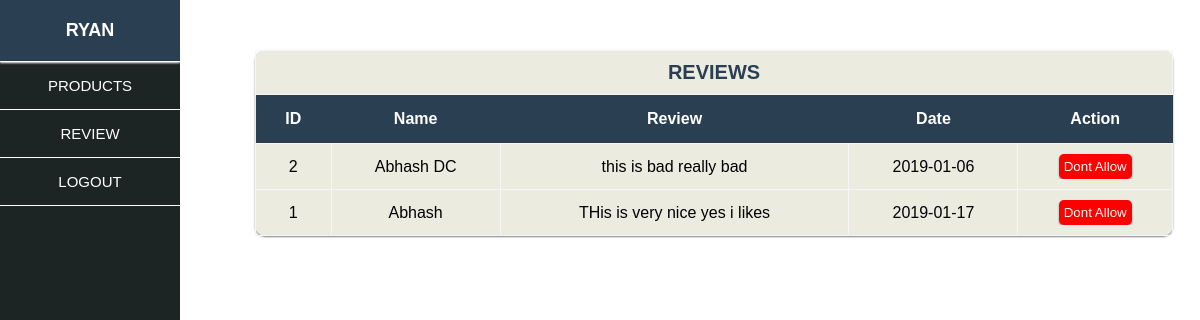
The page /admin/review.php (signed in) on the database its author committed.
### tables this page shows
CREATE TABLE `review` (
  `id` int(11) NOT NULL,
  `product_id` int(11) NOT NULL,
  `user_name` varchar(250) NOT NULL,
  `user_id` int(250) NOT NULL,
  `review` text NOT NULL,
  `date` date NOT NULL,
  `status` int(11) NOT NULL
);

### class/DbConfig.php (called while the page is built, shortened)
<?php
Class dbConnect
{
    public function dbConnection()
    {
         $this->db=new mysqli(DB_SERVER,DB_USERNAME,DB_PASSWORD,DB_DATABASE);
    }
}
?>

### admin/class/ClassAdminReview.php (called while the page is built, shortened)
<?php
include_once('../class/DbConfig.php');
class adminReview extends dbConnect
{
    public function showReview()
    {
        $getArray=array();
        $sql="SELECT * FROM review ORDER BY `date` ASC";
        $result=mysqli_query($this->db,$sql);
        while($var=mysqli_fetch_array($result))
        {
            $getArray[]=$var;
        }
        return $getArray;
    }
}

### admin/review.php (the view, shortened to what this page needs)
<?php include_once('include/_header.php'); ?>
<div class="grid-10">
  <?php include('include/_sidebar.php')?>
<div class="grid-85 main-content " style=" height:auto;margin-left:205px;">
  <table class="grid-9 bg-grey text-center table-radius product-table" style="padding:20px;">
    <tr>
      <td colspan="5"><p class="title">Reviews</p></td>
    </tr>
      <tr class="table-title">
          <th>
              ID
          </th>
          <th>
             Name
          </th>
          <th>
              Review
          </th>
          <th>
              Date
          </th>
          <th rowspan="1">
              Action
          </th>
      </tr>
      <?php
      $review=$rev->showReview();
      foreach($review as $reviews)
      {
      ?>
      <tr>
          <td>
              <?php echo $reviews['id']; ?>
          </td>
          <td>
             <?php echo $reviews['user_name']; ?>
          </td>
          <td>
              <?php echo $reviews['review']; ?>
          </td>
          <td>
              <?php echo $reviews['date']; ?>
          </td>
          <td rowspan="1">
              <form method="post" action="">
                  <?php if (($reviews['status'])==0){ ?>
                      <input type="submit" value="Allow" class="button success text-white">
                      <input type="hidden" value="reviewAllow" name="type" >
                      <input type="hidden" value="<?php echo $reviews['id']; ?>" name="id" >
                  <?php } else { ?>
                      <input type="submit" value="Dont Allow" class="button danger text-white">
                  <?php } ?>
              </form>
          </td>
      </tr>
    <?php }?>
  </table>
</div>
</div>
<?php include_once('include/_footer.php'); ?>

### admin/css/style.css (style rules this page uses)
* { margin:0px; border:0px; padding:0px; font-family:arial; overflow-x:hidden }
.grid-85 { width:85%; }
.grid-9 { width:90%; }
.grid-10 { width:100%; }
.bg-grey { background:#ebebe0; }
.text-center { text-align:center; }
.main-content { padding:50px 0px 20px 0px; }
table { border-collapse: collapse; }
.table-radius { border-radius:10px; }
.table-title { background:#2A3F52; }
.product-table { margin-left:20px; margin-bottom:20px; float:left; box-shadow:0px 1px 2px gray; margin-left:50px; }
.product-table tr th { padding:15px; color:white; }
.product-table tr td { padding:10px; border:1px solid #F5F6F7; }
.text-white { color:white; }
.button { padding:5px; border-radius:5px; box-shadow:0px 1px 2px gray; //color:white; cursor:pointer; }
.danger { background:red; color:white; }
.title { font-weight:bolder; font-size:20px; text-transform:uppercase; color:#2A3F52; }
.login-form tr th,td { padding:15px; }

### rows shown on the page
review: id "2", user_name "Abhash DC", review "this is bad really bad", date "2019-01-06"
review: id "1", user_name "Abhash", review "THis is very nice yes i likes", date "2019-01-17"

### other values the page prints
$_SESSION['aname'] "RYAN"
